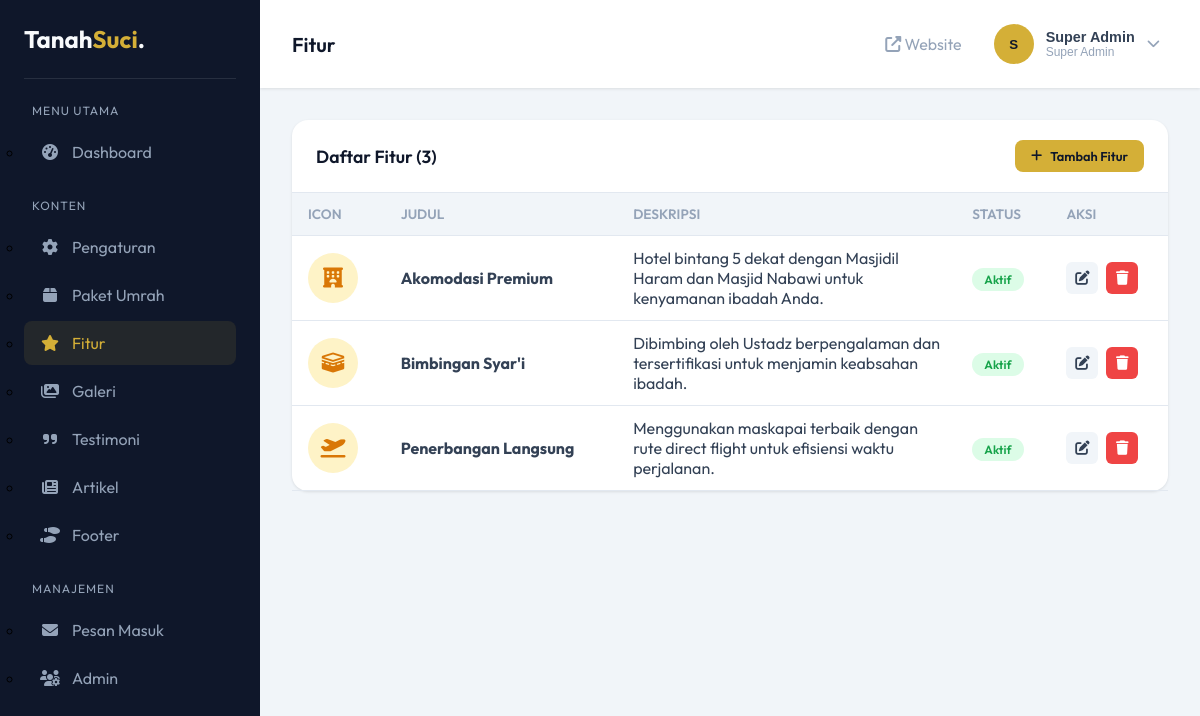
Screenshot of /admin/features.php (signed in) with the database file from the repository.
### tables this page shows
CREATE TABLE IF NOT EXISTS features (
    id INT AUTO_INCREMENT PRIMARY KEY,
    icon VARCHAR(100) NOT NULL COMMENT 'Font Awesome icon class',
    title VARCHAR(150) NOT NULL COMMENT 'Judul fitur',
    description TEXT NOT NULL COMMENT 'Deskripsi fitur',
    link_url VARCHAR(255) DEFAULT '#' COMMENT 'Link detail fitur',
    link_text VARCHAR(100) DEFAULT 'Baca Selengkapnya' COMMENT 'Teks link',
    feature_order INT DEFAULT 0 COMMENT 'Urutan tampilan',
    delay_class VARCHAR(20) DEFAULT '' COMMENT 'CSS class untuk delay animasi',
    is_active TINYINT(1) DEFAULT 1 COMMENT '1 = aktif, 0 = nonaktif',
    created_at TIMESTAMP DEFAULT CURRENT_TIMESTAMP,
    updated_at TIMESTAMP DEFAULT CURRENT_TIMESTAMP ON UPDATE CURRENT_TIMESTAMP
);

### admin/features.php (the view, shortened to what this page needs)
<?php
$action = $_GET['action'] ?? 'list';
$db = getDB();
$feature = null;
$features = $db->query("SELECT * FROM features ORDER BY feature_order, id")->fetchAll();
require_once 'includes/header.php';
?>
<?php if ($action === 'add' || ($action === 'edit' && $feature)): ?>
<div class="card">
    <div class="card-header">
        <h3 class="card-title"><?= $action === 'edit' ? 'Edit Fitur' : 'Tambah Fitur Baru' ?></h3>
        <a href="features.php" class="btn btn-secondary btn-sm"><i class="fa-solid fa-arrow-left"></i> Kembali</a>
    </div>
    <div class="card-body">
        <form method="POST">
            <div class="form-row">
                <div class="form-group">
                    <label>Icon (Font Awesome Class)</label>
                    <input type="text" name="icon" class="form-control"
                           value="<?= htmlspecialchars($feature['icon'] ?? 'fa-solid fa-star') ?>"
                           placeholder="fa-solid fa-hotel">
                    <span class="form-hint">Contoh: fa-solid fa-hotel, fa-solid fa-kaaba, fa-solid fa-plane</span>
                </div>
                <div class="form-group">
                    <label>Urutan</label>
                    <input type="number" name="feature_order" class="form-control"
                           value="<?= $feature['feature_order'] ?? 0 ?>" min="0">
                </div>
            </div>
            <div class="form-group">
                <label>Judul *</label>
                <input type="text" name="title" class="form-control" required
                       value="<?= htmlspecialchars($feature['title'] ?? '') ?>" placeholder="Akomodasi Premium">
            </div>
            <div class="form-group">
                <label>Deskripsi *</label>
                <textarea name="description" class="form-control" required rows="3"
                          placeholder="Deskripsi singkat tentang fitur ini"><?= htmlspecialchars($feature['description'] ?? '') ?></textarea>
            </div>
            <div class="form-row">
                <div class="form-group">
                    <label>URL Link</label>
                    <input type="text" name="link_url" class="form-control"
                           value="<?= htmlspecialchars($feature['link_url'] ?? '#') ?>" placeholder="akomodasi-premium.html">
                </div>
                <div class="form-group">
                    <label>Teks Link</label>
                    <input type="text" name="link_text" class="form-control"
                           value="<?= htmlspecialchars($feature['link_text'] ?? 'Baca Selengkapnya') ?>">
                </div>
            </div>
            <div class="form-group">
                <label style="display: flex; align-items: center; gap: 0.5rem;">
                    <input type="checkbox" name="is_active" value="1"
                           <?= ($feature['is_active'] ?? 1) ? 'checked' : '' ?>>
                    Aktif
                </label>
            </div>
            <button type="submit" class="btn btn-primary">
                <i class="fa-solid fa-save"></i> Simpan
            </button>
        </form>
    </div>
</div>
<?php else: ?>
<div class="card">
    <div class="card-header">
        <h3 class="card-title">Daftar Fitur (<?= count($features) ?>)</h3>
        <a href="features.php?action=add" class="btn btn-primary btn-sm">
            <i class="fa-solid fa-plus"></i> Tambah Fitur
        </a>
    </div>
    <div class="card-body" style="padding: 0;">
        <?php if (empty($features)): ?>
            <div class="empty-state">
                <i class="fa-solid fa-star"></i>
                <p>Belum ada fitur. <a href="features.php?action=add">Tambah sekarang</a></p>
            </div>
        <?php else: ?>
            <table class="table">
                <thead>
                    <tr>
                        <th>Icon</th>
                        <th>Judul</th>
                        <th>Deskripsi</th>
                        <th>Status</th>
                        <th>Aksi</th>
                    </tr>
                </thead>
                <tbody>
                    <?php foreach ($features as $f): ?>
                        <tr>
                            <td>
                                <div style="width:50px;height:50px;background:#FEF3C7;border-radius:50%;display:flex;align-items:center;justify-content:center;color:#D97706;font-size:1.25rem;">
                                    <i class="<?= htmlspecialchars($f['icon']) ?>"></i>
                                </div>
                            </td>
                            <td><strong><?= htmlspecialchars($f['title']) ?></strong></td>
                            <td style="max-width:300px;">
                                <?= htmlspecialchars(substr($f['description'], 0, 100)) ?><?= strlen($f['description']) > 100 ? '...' : '' ?>
                            </td>
                            <td>
                                <span class="badge <?= $f['is_active'] ? 'badge-success' : 'badge-error' ?>">
                                    <?= $f['is_active'] ? 'Aktif' : 'Nonaktif' ?>
                                </span>
                            </td>
                            <td>
                                <div class="action-btns">
                                    <a href="features.php?action=edit&id=<?= $f['id'] ?>" class="btn btn-secondary btn-icon" title="Edit">
                                        <i class="fa-solid fa-edit"></i>
                                    </a>
                                    <a href="features.php?action=delete&id=<?= $f['id'] ?>" class="btn btn-danger btn-icon"
                                       data-confirm="Yakin ingin menghapus fitur ini?" title="Hapus">
                                        <i class="fa-solid fa-trash"></i>
                                    </a>
                                </div>
                            </td>
                        </tr>
                    <?php endforeach; ?>
                </tbody>
            </table>
        <?php endif; ?>
    </div>
</div>
<?php endif; ?>
<?php require_once 'includes/footer.php'; ?>

### admin/includes/header.php (style rules this page uses)
:root { --primary: #0F172A; --primary-light: #1E293B; --accent: #D4AF37; --accent-hover: #B5952F; --text-light: #F8FAFC; --text-muted: #94A3B8; --text-dark: #334155; --bg-light: #F1F5F9; --success: #22C55E; --warning: #F59E0B; --error: #EF4444; --info: #3B82F6; --sidebar-width: 260px; }
* { margin: 0; padding: 0; box-sizing: border-box; }
body { font-family: 'Outfit', sans-serif; background: var(--bg-light); min-height: 100vh; }
.card { background: white; border-radius: 1rem; box-shadow: 0 1px 3px rgba(0, 0, 0, 0.1); margin-bottom: 1.5rem; }
.card-header { padding: 1.25rem 1.5rem; border-bottom: 1px solid #E2E8F0; display: flex; align-items: center; justify-content: space-between; }
.card-title { font-size: 1.1rem; font-weight: 600; color: var(--primary); }
.card-body { padding: 1.5rem; }
.btn { display: inline-flex; align-items: center; justify-content: center; gap: 0.5rem; padding: 0.75rem 1.5rem; border: none; border-radius: 0.5rem; font-size: 0.9rem; font-weight: 600; font-family: inherit; cursor: pointer; transition: all 0.3s ease; text-decoration: none; }
.btn-primary { background: var(--accent); color: var(--primary); }
.btn-secondary { background: var(--bg-light); color: var(--text-dark); }
.btn-danger { background: var(--error); color: white; }
.btn-sm { padding: 0.5rem 1rem; font-size: 0.8rem; }
.table { width: 100%; border-collapse: collapse; }
.table th, .table td { padding: 0.75rem 1rem; text-align: left; border-bottom: 1px solid #E2E8F0; }
.table th { font-weight: 600; color: var(--text-muted); font-size: 0.85rem; text-transform: uppercase; background: var(--bg-light); }
.table td { color: var(--text-dark); }
.badge { padding: 0.25rem 0.75rem; border-radius: 50px; font-size: 0.75rem; font-weight: 600; }
.badge-success { background: #DCFCE7; color: #16A34A; }
.action-btns { display: flex; gap: 0.5rem; }
.btn-icon { width: 32px; height: 32px; padding: 0; border-radius: 0.375rem; }

### rows the page displays
features: title "Akomodasi Premium", description "Hotel bintang 5 dekat dengan Masjidil Haram dan Masjid Nabawi untuk kenyamanan ibadah Anda.", is_active "Aktif"
features: title "Bimbingan Syar'i", description "Dibimbing oleh Ustadz berpengalaman dan tersertifikasi untuk menjamin keabsahan ibadah.", is_active "Aktif"
features: title "Penerbangan Langsung", description "Menggunakan maskapai terbaik dengan rute direct flight untuk efisiensi waktu perjalanan.", is_active "Aktif"

### other values shown
PAGE_TITLE "Fitur"
substr($_SESSION['admin_fullname'] ?? 'A', 0, 1) "S"
$_SESSION['admin_fullname'] "Super Admin"
str_replace('_', ' ', $_SESSION['admin_role'] ?? 'admin') "Super Admin"
count($features) "3"
